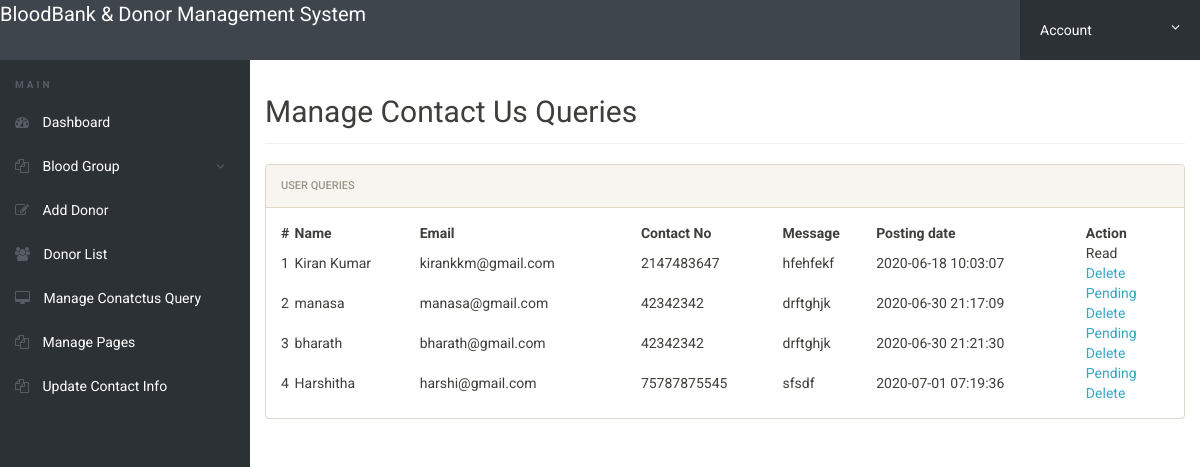
/admin/manage-conactusquery.php (signed in), run on the app's committed database.
### tables this page shows
CREATE TABLE IF NOT EXISTS `tblcontactusquery` (
  `id` int(11) NOT NULL,
  `name` varchar(100) DEFAULT NULL,
  `EmailId` varchar(120) DEFAULT NULL,
  `ContactNumber` char(11) DEFAULT NULL,
  `Message` longtext,
  `PostingDate` timestamp NOT NULL DEFAULT CURRENT_TIMESTAMP,
  `status` int(11) DEFAULT NULL
);

### admin/manage-conactusquery.php (the view, shortened to what this page needs)
<?php
include('includes/config.php');
if(strlen($_SESSION['alogin'])==0)
	{
header('location:index.php');
}
else{
 ?>
<!doctype html>
<html lang="en" class="no-js">
<head>
	<link rel="stylesheet" href="css/font-awesome.min.css">
	<link rel="stylesheet" href="css/bootstrap.min.css">
	<link rel="stylesheet" href="css/dataTables.bootstrap.min.css">
	<link rel="stylesheet" href="css/bootstrap-social.css">
	<link rel="stylesheet" href="css/bootstrap-select.css">
	<link rel="stylesheet" href="css/fileinput.min.css">
	<link rel="stylesheet" href="css/awesome-bootstrap-checkbox.css">
	<link rel="stylesheet" href="css/style.css">
</head>
<body>
	<?php include('includes/header.php');?>
	<div class="ts-main-content">
		<?php include('includes/leftbar.php');?>
		<div class="content-wrapper">
			<div class="container-fluid">
				<div class="row">
					<div class="col-md-12">
						<h2 class="page-title">Manage Contact Us Queries</h2>
						<div class="panel panel-default">
							<div class="panel-heading">User queries</div>
							<div class="panel-body">
								<table  cellspacing="0" width="100%">
									<thead>
										<tr>
										<th>#</th>
											<th>Name</th>
											<th>Email</th>
											<th>Contact No</th>
											<th>Message</th>
											<th>Posting date</th>
											<th>Action</th>
										</tr>
									</thead>
									<tbody>
									<?php $sql = "SELECT * from  tblcontactusquery ";
$query = $dbh -> prepare($sql);
$query->execute();
$results=$query->fetchAll(PDO::FETCH_OBJ);
$cnt=1;
if($query->rowCount() > 0)
{
foreach($results as $result)
{				?>
										<tr>
											<td><?php echo htmlentities($cnt);?></td>
											<td><?php echo htmlentities($result->name);?></td>
											<td><?php echo htmlentities($result->EmailId);?></td>
											<td><?php echo htmlentities($result->ContactNumber);?></td>
											<td><?php echo htmlentities($result->Message);?></td>
											<td><?php echo htmlentities($result->PostingDate);?></td>
																<?php if($result->status==1)
{
	?><td>Read<br />
		<a href="manage-conactusquery.php?del=<?php echo htmlentities($result->id);?>" onclick="return confirm('Do you really want to read')" >Delete</a></td>
<?php } else {?>
<td><a href="manage-conactusquery.php?eid=<?php echo htmlentities($result->id);?>" onclick="return confirm('Do you really want to read')" >Pending</a><br />
	<a href="manage-conactusquery.php?eid=<?php echo htmlentities($result->id);?>" onclick="return confirm('Do you really want to read')" >Delete</a>
</td>
<?php } ?>
										</tr>
										<?php $cnt=$cnt+1; }} ?>
									</tbody>
								</table>
							</div>
						</div>
					</div>
				</div>
			</div>
		</div>
	</div>
</body>
</html>
<?php } ?>

### admin/css/style.css (style rules this page uses)
html { font-size: 14px; }
@media only screen and (min-width: 480px) { html { font-size: 17px; } }
@media only screen and (min-width: 768px) { html { font-size: 14px; } }
body { font-size: 1em; }
a { color: #37a6c4; }
.panel { overflow: hidden; }
.page-title { padding-bottom: 15px; margin-bottom: 20px; border-bottom: 1px solid #f0f0f0; }
.ts-main-content .content-wrapper { padding-top: 15px; margin-top: 60px; }
@media only screen and (min-width: 992px) { .ts-main-content .content-wrapper { margin-left: 250px; } }

### data on the page
tblcontactusquery: name "Kiran Kumar", EmailId "kirankkm@gmail.com", ContactNumber "2147483647", Message "hfehfekf", PostingDate "2020-06-18 10:03:07"
tblcontactusquery: name "manasa", EmailId "manasa@gmail.com", ContactNumber "42342342", Message "drftghjk", PostingDate "2020-06-30 21:17:09"
tblcontactusquery: name "bharath", EmailId "bharath@gmail.com", ContactNumber "42342342", Message "drftghjk", PostingDate "2020-06-30 21:21:30"
tblcontactusquery: name "Harshitha", EmailId "harshi@gmail.com", ContactNumber "75787875545", Message "sfsdf", PostingDate "2020-07-01 07:19:36"
